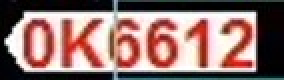
#> input picture train/images/0K6612.jpg, 142 x 40 px (shown 2 times larger); its folder holds only this picture in this run
$ python -i ocr.py   (imports and definitions only)
#> lines starting #> are read from the running program, lines starting #| are printed output that depends on the picture
from paddleocr import PaddleOCR
import cv2
import numpy as np
import random
import logging
import re
from config import config


# 设置日志级别为 ERROR，过滤掉 INFO 和 WARNING 日志
# [1 line not run here, left out]
# 初始化 OCR（启用方向分类和轻量级模型）
# [1 line that did not run here, left out]


class TrainNumRecognizeResult:
    # [19 lines left out: function __init__, not called in this run]


    def __str__(self):
        return f"TrainNumRecognizeResult(all_num:{self.all_num}, all_num_conf:{self.all_num_conf}, train_num:{self.train_num}, train_num_conf:{self.train_num_conf}, time_diff:{self.time_diff})"


def resize_with_opencv(image, scale_factor=2.0):
    """
    使用OpenCV插值放大图片
    :param image: 输入图片
    :param scale_factor: 放大倍数（例如2.0表示放大2倍）
    :return: 放大后的图像
    """

    # 计算新尺寸
    width = int(image.shape[1] * scale_factor)
    height = int(image.shape[0] * scale_factor)
    new_size = (width, height)

    # 选择插值方法（推荐INTER_CUBIC或INTER_LINEAR）
    resized_img = cv2.resize(
        image,
        new_size,
        interpolation=cv2.INTER_CUBIC  # 其他选项：INTER_LINEAR, INTER_NEAREST, INTER_LANCZOS4
    )

    return resized_img


def has_chinese(text):
    pattern = re.compile(r'[\u4e00-\u9fa5]')  # 中文字符的Unicode范围
    return bool(pattern.search(text))

# [37 lines left out: functions clean_string, get_largest_white_region_bbox, not called in this run]

def recognize_train_number(image):
    image = resize_with_opencv(image)

    # 进行第一次 OCR 识别
    results = ocr.ocr(image, det=False, cls=False)
    if results is None or len(results) == 0:
        return None, 0

    # 遍历 OCR 识别结果
    for idx, line in enumerate(results):
        # 再次检查 line 是否为 None
        if line is None:
            continue
        # 检查 line 是否可迭代
        if not isinstance(line, (list, tuple)):
            continue

        for word_info in line:
            if has_chinese(word_info[0]):
                return clean_string(word_info[0]), word_info[1]

    bbox, cropped_image = get_largest_white_region_bbox(image)
    # cv2.imshow(f"image", image)
    # cv2.imshow(f"cropped_image", cropped_image)
    # cv2.moveWindow("cropped_image", 500, 500)

    if bbox is None:
        return None, 0

    # 检查宽高比是否符合车牌的宽高比范围
    w = bbox[2] - bbox[0]
    h = bbox[3] - bbox[1]
    w_h_ratio = w / float(h)
    # print(f'{results}: {w_h_ratio}')
    if w_h_ratio < config.TRAIN_NUM_WIDTH_HEIGHT_RATIO_LOWER or w_h_ratio > config.TRAIN_NUM_WIDTH_HEIGHT_RATIO_UPPER:
        return "车次号不完整", 0


    # 进行 OCR 识别
    results = ocr.ocr(cropped_image, det=False, cls=False)

    # 检查 results 是否为 None 或者空列表
    if results is None or len(results) == 0:
        return None, 0

    # 遍历 OCR 识别结果
    for idx, line in enumerate(results):
        # 再次检查 line 是否为 None
        if line is None:
            continue
        # 检查 line 是否可迭代
        if not isinstance(line, (list, tuple)):
            continue

        for word_info in line:
            return clean_string(word_info[0]), word_info[1]

        return None, 0


# [12 lines not run here, left out]

>>> import cv2
>>> picture = cv2.imread('../images/0K6612.jpg', cv2.IMREAD_GRAYSCALE)
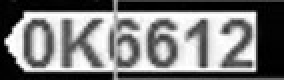
#> picture: shape (40, 142) (shown 2 times larger); min 0, max 255, mean 123
>>> result = recognize_train_number(picture)
#> in resize_with_opencv, `resized_img = cv2.resize( image, new_size, interpolation=cv2.INTER_CUBIC`:
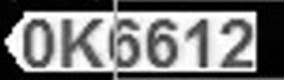
#> resized_img: shape (80, 284); min 0, max 255, mean 123
#> (the run stopped early here; a loop or call above may not have finished)

$ run again, on train/images/85602.jpg
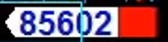
#> input picture train/images/85602.jpg, 168 x 42 px
#> `picture = cv2.imread('../images/0K6612.jpg', cv2.IMREAD_GRAYSCALE)`:
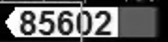
#> picture: shape (42, 168); min 0, max 255, mean 101.5
#> in resize_with_opencv, `resized_img = cv2.resize( image, new_size, interpolation=cv2.INTER_CUBIC`:
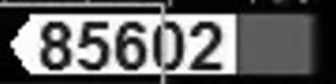
#> resized_img: shape (84, 336); min 0, max 255, mean 101.6

$ run again, on train/images/86849.jpg
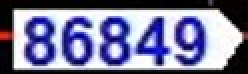
#> input picture train/images/86849.jpg, 124 x 37 px (shown 2 times larger)
#> `picture = cv2.imread('../images/0K6612.jpg', cv2.IMREAD_GRAYSCALE)`:
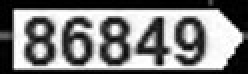
#> picture: shape (37, 124) (shown 2 times larger); min 0, max 255, mean 124.6
#> in resize_with_opencv, `resized_img = cv2.resize( image, new_size, interpolation=cv2.INTER_CUBIC`:
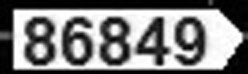
#> resized_img: shape (74, 248); min 0, max 255, mean 124.6
